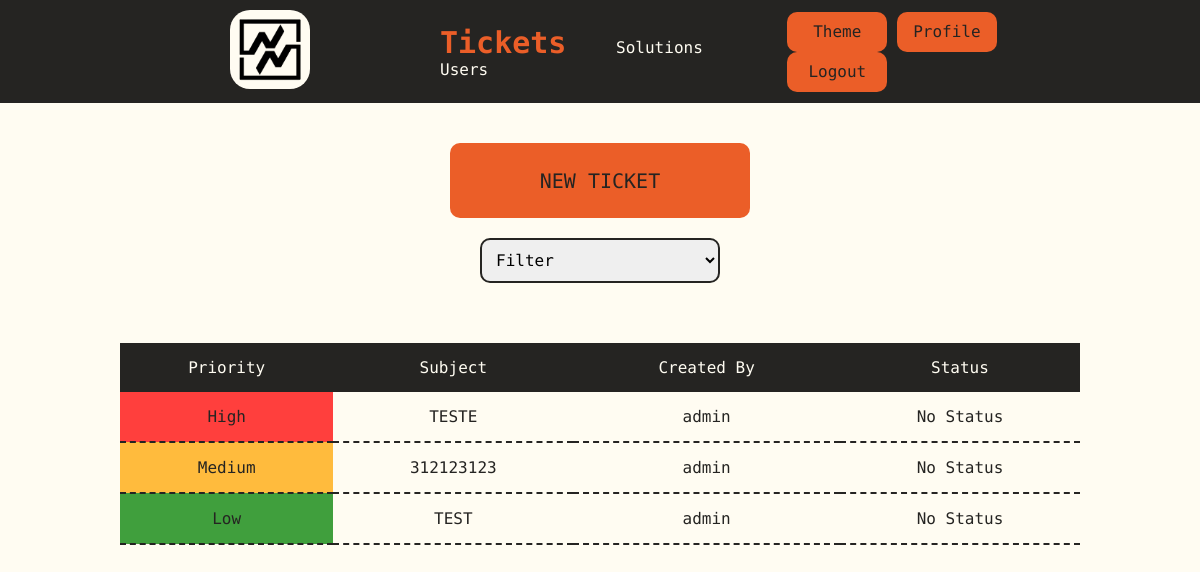
Before: /tickets (signed in) with the older database file.
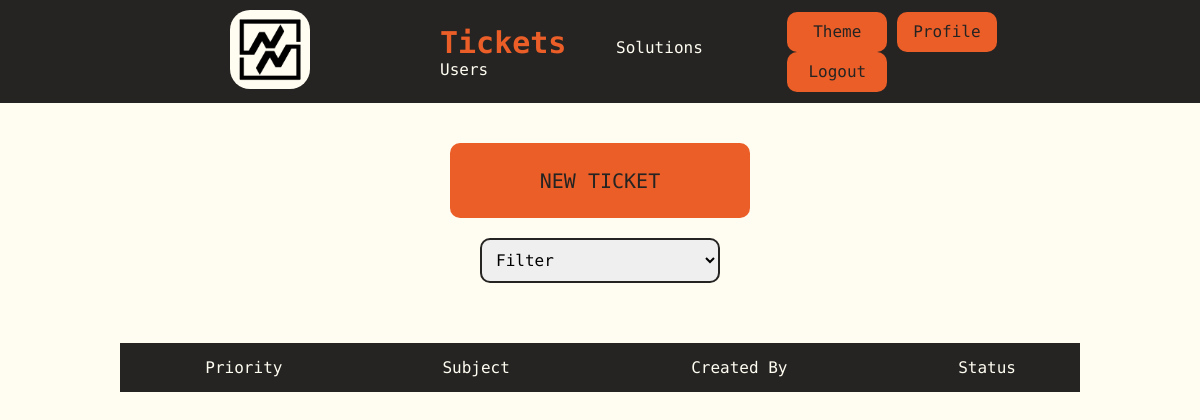
After: the same page with the newer database file.
### tables this page shows
CREATE TABLE tickets (
id INTEGER PRIMARY KEY AUTOINCREMENT NOT NULL,
subject TEXT NOT NULL,
creator INTEGER,
description TEXT,
status INTEGER DEFAULT 0 NOT NULL,
priority INTEGER DEFAULT 0 NOT NULL,
time TIMESTAMP DEFAULT CURRENT_TIMESTAMP,
FOREIGN KEY(creator) REFERENCES users(id)
ON DELETE SET NULL
ON UPDATE NO ACTION
);

CREATE TABLE users (id INTEGER PRIMARY KEY AUTOINCREMENT NOT NULL, name TEXT NOT NULL, hash TEXT NOT NULL, permission INTEGER DEFAULT 4 NOT NULL, active BLOB DEFAULT 0 NOT NULL, email TEXT NOT NULL);

### app.py (the view, shortened to what this page needs)
@app.route("/tickets", methods=["GET", "POST"])
def tickets():
    if session.get("permission") < 3:
        tickets = db.execute(
            """
            SELECT tickets.id, tickets.subject, tickets.status, tickets.priority,
            users.name AS creator_name FROM tickets
            LEFT JOIN users ON tickets.creator = users.id
            WHERE tickets.status < 4 ORDER BY priority DESC, time ASC
            """
            )
        return render_template("tickets.html", tickets = tickets, status = ticketStatus, priority = priority)

### templates/tickets.html (shortened to what this page needs)
{% extends "layout.html" %}
{% block body %}
    {% if session.get("permission") < 4 %}
    <form action="/newticket">
    <button type="submit" class="enter">NEW TICKET</button>
    </form>
    <form action="/tickets" method="post">
    <select id="status" name="status" onchange="clickButton()">
        <option hidden disabled value="" selected>Filter</option>
    </select>
    </form>
    {% endif %}
    <table>
        <thead>
            <tr>
                <th>Priority</th>
                <th>Subject</th>
                <th>Created By</th>
                <th>Status</th>
            </tr>
        </thead>
        <tbody>
            {% for ticket in tickets %}
            <tr onclick="clickButtonID('{{ ticket['id'] }}')">
                <td class="{{ priority[ticket['priority']] }}"> {{ priority[ticket["priority"]] }}</td>
                <td> {{ ticket["subject"] }}</td>
                {% if ticket["creator_name"] %}
                <td> {{ ticket["creator_name"] }}</td>
                {% else %}
                <td></td>
                {% endif %}
                <td> {{ status[ticket["status"]] }}</td>
            </tr>
            {% endfor %}
        </tbody>
    </table>
{% endblock %}

### templates/layout.html (shortened to what this page needs)
<!DOCTYPE HTML>
<html lang="en">
    <head>
        <link rel="stylesheet" href=".\static\styles.css">
    </head>
    <body>
      <header>
        <div>
        <a href="/"><img class="logo" src=".\static\images\d3.png" alt="logo"></a>
        </div>
        {% if session.get("user_id") %}
        <div>
        <nav>
          <ul class="nav_links">
            <li><a href="/tickets" onclick="changeActiveLink(event)" id="ticketID">Tickets</a></li>
            <li><a href="/solutions" onclick="changeActiveLink(event)" id="docID">Solutions</a></li>
            {% if session.get("permission") < 2 %}
            <li><a href="/users" onclick="changeActiveLink(event)" id="userID">Users</a></li>
            {% endif %}
          </ul>
        </nav>
        </div>
        <div>
          <button onclick="toggleMode()">Theme</button>
          <a href="/profile"><button>Profile</button></a>
          <a href="/logout"><button onclick="logout()">Logout</button></a>
        </div>
        {% else %}
        <div>
          <button onclick="toggleMode()">Theme</button>
          <a href="/register"><button>Register</button></a>
          <a href="/"><button>Login</button></a>
          {% endif %}
      </header>
      <div class="body">
      {% block body %}{% endblock %}
      </div>
    </body>
</html>

### static/styles.css (style rules this page uses)
.light { --color1: #fffcf2; --color2: #ccc5b9; --color3: #403d39; --color4: #252422; --color5: #eb5e28; --font: "M PLUS 1 Code", sans-serif; }
* { font-family: var(--font); box-sizing: border-box; margin: 0; padding: 0; font-weight: 500; --font-color: var(--color4); --background-color: var(--color1); --button-color: var(--color5); --buttonfont-color: var(--color4); --hover-color: var(--color2); --hoverfont-color: var(--color4); --nav-color: var(--color4); --navfont-color: var(--color1); --linkhover-color: var(--color5); --logo-color: var(--color1); --tab-color: var(--color4); --tabhover-color: var(--color3); --tabhoverfont-color: var(--color1); --tabfont-color: var(--color1); --disabled-color: var(--color2); --disabledfont-color: var(--color4); --placeholder-color: var(--color3); --aler-color: var(--color5); --active-color: var(--color1); --activefont-color: var(--color5); --border-color: var(--color5); }
html { background-color: var(--background-color); color: var(--font-color); }
header { background-color: var(--nav-color); color: var(--navfont-color); display: flex; justify-content: space-between; align-items: center; padding: 10px 10%; }
.body { padding: 10px 10%; text-align: center; }
header a { color: var(--navfont-color); text-decoration: none; }
body { transition: background-color 0.5s, color 0.3s; }
.nav_links li { display: inline-block; padding: 0 20px; }
.nav_links li a { transition: all 0.3s ease 0s; }
button { background-color: var(--button-color); color: var(--buttonfont-color); border: none; border-radius: 10px; cursor: pointer; transition: all 0.5s ease 0s; width: 100px; height: 40px; font-size: 16px; }
.active { font-weight:bolder; font-size: 30px; color: var(--activefont-color); transition: all 0.5s ease 0s; }
.enter { margin-top: 30px; margin-bottom: 10px; font-size: 20px; width: 300px; height: 75px; }
.logo { margin: 0px 110px; width: 80px; height: auto; background-color: var(--logo-color); border-radius: 20px; padding: 5px 5px; transition: all 1s ease 0s; }
table { margin:50px 0px; width: 100%; border-collapse: collapse; text-align: center; }
th { background-color: var(--tab-color); padding: 15px 0px; transition: all 0.5s ease 0s; color: var(--tabfont-color); }
input, select, textarea { width: 25%; min-width: 200px; padding: 10px; margin: 10px 0px; border: 2px solid var(--font-color); border-radius: 10px; font-size: 16px; }

Changed rows visible on the page:
removed tickets: priority "High", subject "TESTE", creator_name "admin", status "No Status"
removed tickets: priority "Medium", subject "312123123", creator_name "admin", status "No Status"
removed tickets: priority "Low", subject "TEST", creator_name "admin", status "No Status"
